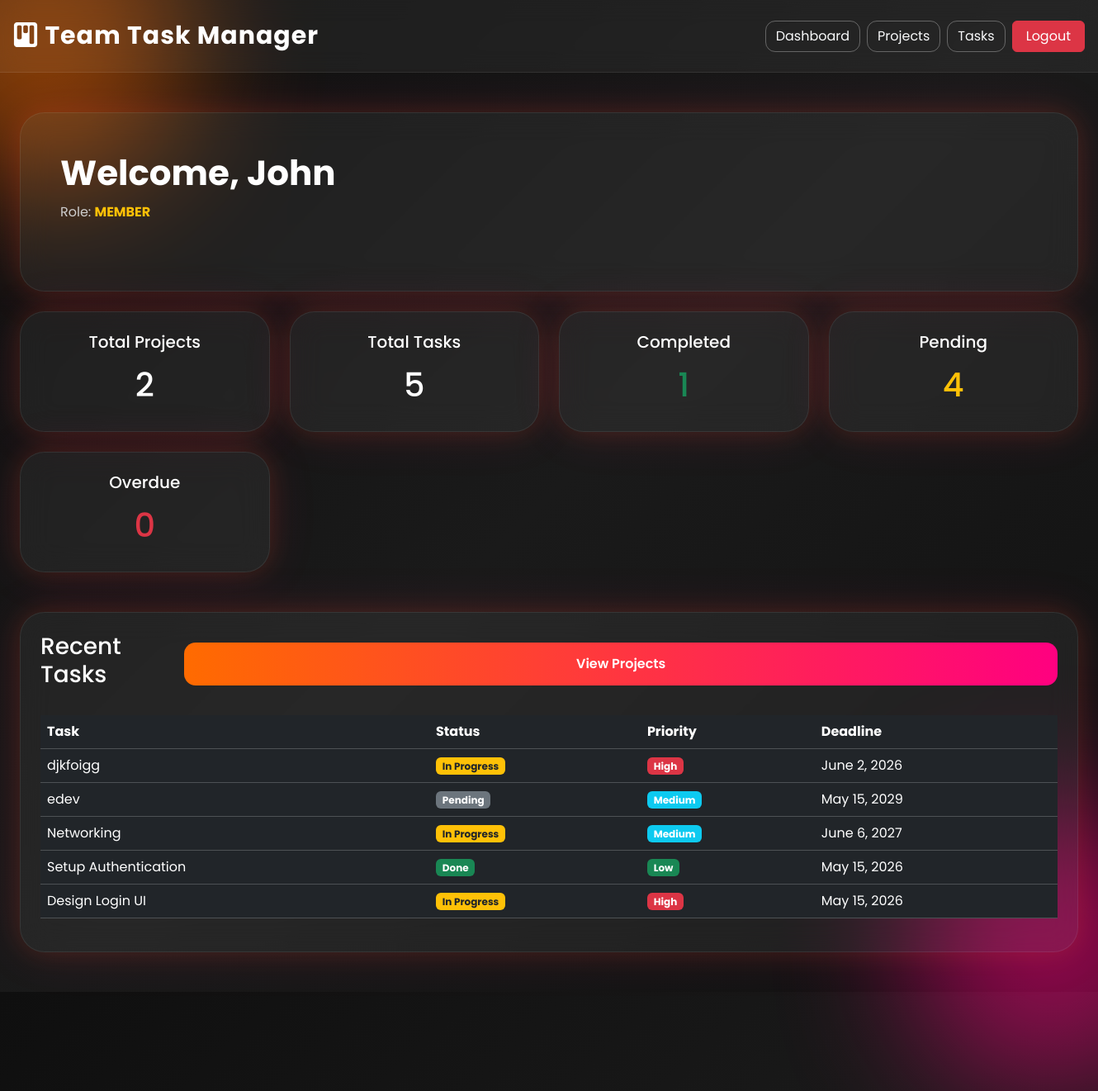
Before: / (signed in) with the older database file.
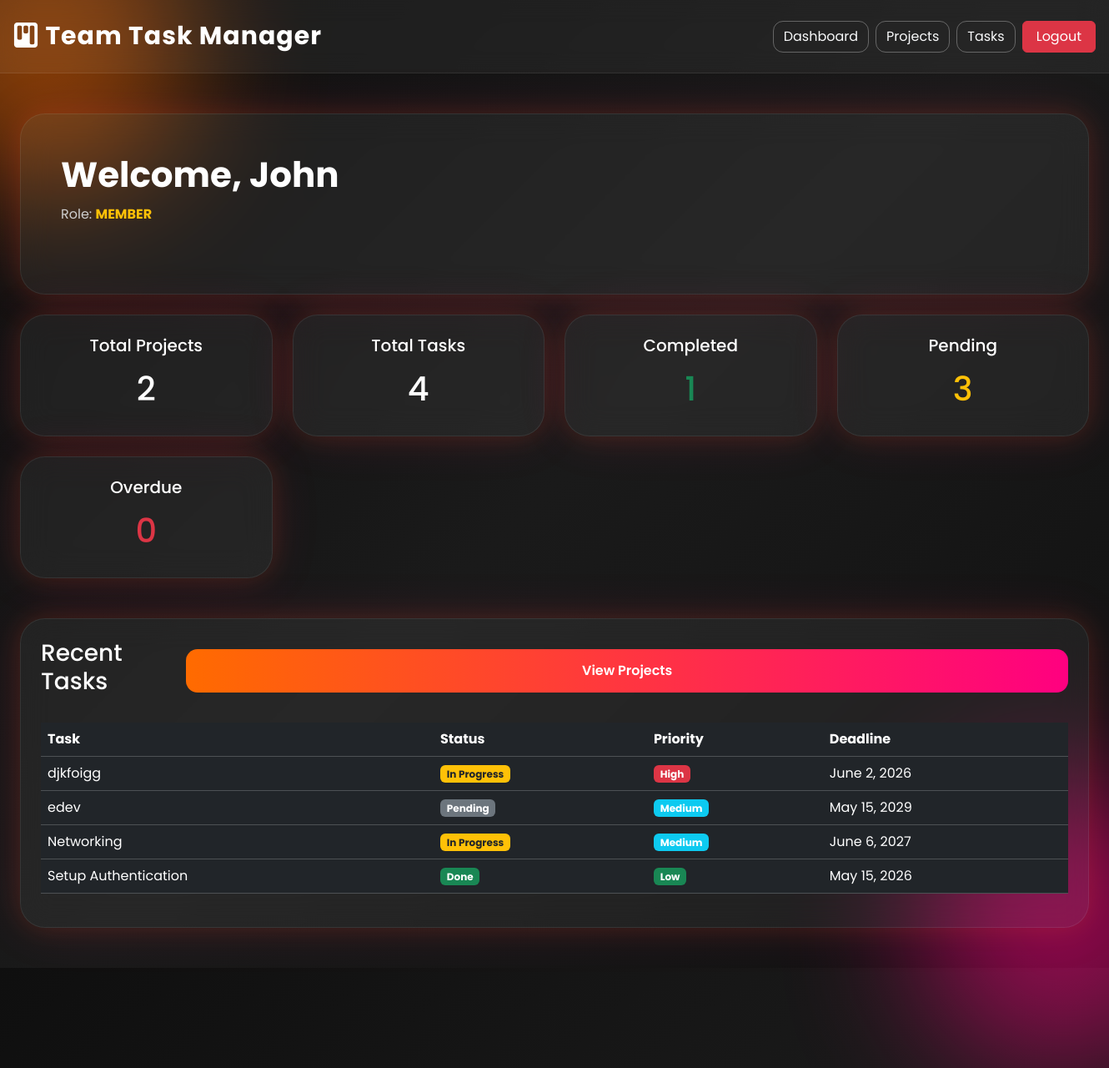
After: the same page with the newer database file.
### tasks/models.py (models this page shows, shortened)
class Task(models.Model):
    STATUS_CHOICES = (
        ('TODO', 'Todo'),
        ('IN_PROGRESS', 'In Progress'),
        ('DONE', 'Done'),
    )
    PRIORITY_CHOICES = (
        ('LOW', 'Low'),
        ('MEDIUM', 'Medium'),
        ('HIGH', 'High'),
    )
    title = models.CharField(max_length=200)
    description = models.TextField()
    project = models.ForeignKey(
        Project,
        on_delete=models.CASCADE,
        related_name='tasks'
    )
    assigned_to = models.ForeignKey(
        settings.AUTH_USER_MODEL,
        on_delete=models.CASCADE,
        related_name='tasks'
    )
    deadline = models.DateField()
    status = models.CharField(
        max_length=20,
        choices=STATUS_CHOICES,
        default='TODO'
    )
    priority = models.CharField(
        max_length=20,
        choices=PRIORITY_CHOICES,
        default='MEDIUM'
    )
    created_at = models.DateTimeField(auto_now_add=True)

### users/views.py (the view)
# urls.py: path('', dashboard, name='home'),
@login_required
def dashboard(request):
    total_projects = Project.objects.count()
    total_tasks = Task.objects.count()
    completed_tasks = Task.objects.filter(
        status='DONE'
    ).count()
    pending_tasks = Task.objects.exclude(
        status='DONE'
    ).count()
    overdue_tasks = Task.objects.filter(
    deadline__lt=now().date()
    ).exclude(status='DONE').count()
    recent_tasks = Task.objects.order_by('-id')[:5]
    context = {
        'total_projects': total_projects,
        'total_tasks': total_tasks,
        'completed_tasks': completed_tasks,
        'pending_tasks': pending_tasks,
        'overdue_tasks': overdue_tasks,
        'recent_tasks': recent_tasks,
    }
    return render(
        request,
        'users/dashboard.html',
        context
    )

### templates/users/dashboard.html (shortened to what the changed rows need)
{% extends 'base.html' %}
{% block content %}
<div class="row">
    <div class="col-12">
        <div class="glass-card p-3 p-md-5 mb-4">
            <h1 class="main-title text-centre text-md-start">
                Welcome, {{ request.user.username }}
            </h1>
        </div>
    </div>
</div>
<div class="row g-4">
    <div class="col-12 col-sm-6 col-md-3">
        <div class="glass-card p-4 text-center">
            <h1 class="mt-3">
                {{ total_projects }}
            </h1>
        </div>
    </div>
    <div class="col-12 col-sm-6 col-md-3">
        <div class="glass-card p-4 text-center">
            <h5>Total Tasks</h5>
            <h1 class="mt-3">
                {{ total_tasks }}
            </h1>
        </div>
    </div>
    <div class="col-12 col-sm-6 col-md-3">
        <div class="glass-card p-4 text-center">
            <h1 class="mt-3 text-success">
                {{ completed_tasks }}
            </h1>
        </div>
    </div>
    <div class="col-12 col-sm-6 col-md-3">
        <div class="glass-card p-4 text-center">
            <h5>Pending</h5>
            <h1 class="mt-3 text-warning">
                {{ pending_tasks }}
            </h1>
        </div>
    </div>
    <div class="col-12 col-sm-6 col-md-3">
        <div class="glass-card p-4 text-center">
            <h1 class="mt-3 text-danger">
                {{ overdue_tasks }}
            </h1>
        </div>
    </div>
</div>
<div class="row mt-5">
    <div class="col-12">
        <div class="glass-card p-4">
            <div class="table-responsive">
                <table class="table table-dark table-hover align-middle">
                    <thead>
                        <tr>
                            <th>Task</th>
                            <th>Status</th>
                            <th>Priority</th>
                            <th>Deadline</th>
                        </tr>
                    </thead>
                    <tbody>
                        {% for task in recent_tasks %}
                        <tr>
                            <td>
                                {{ task.title }}
                            </td>
                            <td>
                                {% if task.status == 'DONE' %}
                                    <span class="badge bg-success">
                                        Done
                                    </span>
                                {% elif task.status == 'IN_PROGRESS' %}
                                    <span class="badge bg-warning text-dark">
                                        In Progress
                                    </span>
                                {% else %}
                                    <span class="badge bg-secondary">
                                        Pending
                                    </span>
                                {% endif %}
                            </td>
                            <td>
                                {% if task.priority == 'HIGH' %}
                                    <span class="badge bg-danger">
                                        High
                                    </span>
                                {% elif task.priority == 'MEDIUM' %}
                                    <span class="badge bg-info">
                                        Medium
                                    </span>
                                {% else %}
                                    <span class="badge bg-success">
                                        Low
                                    </span>
                                {% endif %}
                            </td>
                            <td>
                                {{ task.deadline }}
                            </td>
                        </tr>
                        {% empty %}
                        <tr>
                            <td colspan="4" class="text-center">
                                No tasks available
                            </td>
                        </tr>
                        {% endfor %}
                    </tbody>
                </table>
            </div>
        </div>
    </div>
</div>
{% endblock %}

Changed rows visible on the page:
removed Task: title "Design Login UI", status "In Progress", priority "High", deadline "May 15, 2026"
Other visible differences:
{{ total_tasks }}: "5" → "4"
{{ pending_tasks }}: "4" → "3"
